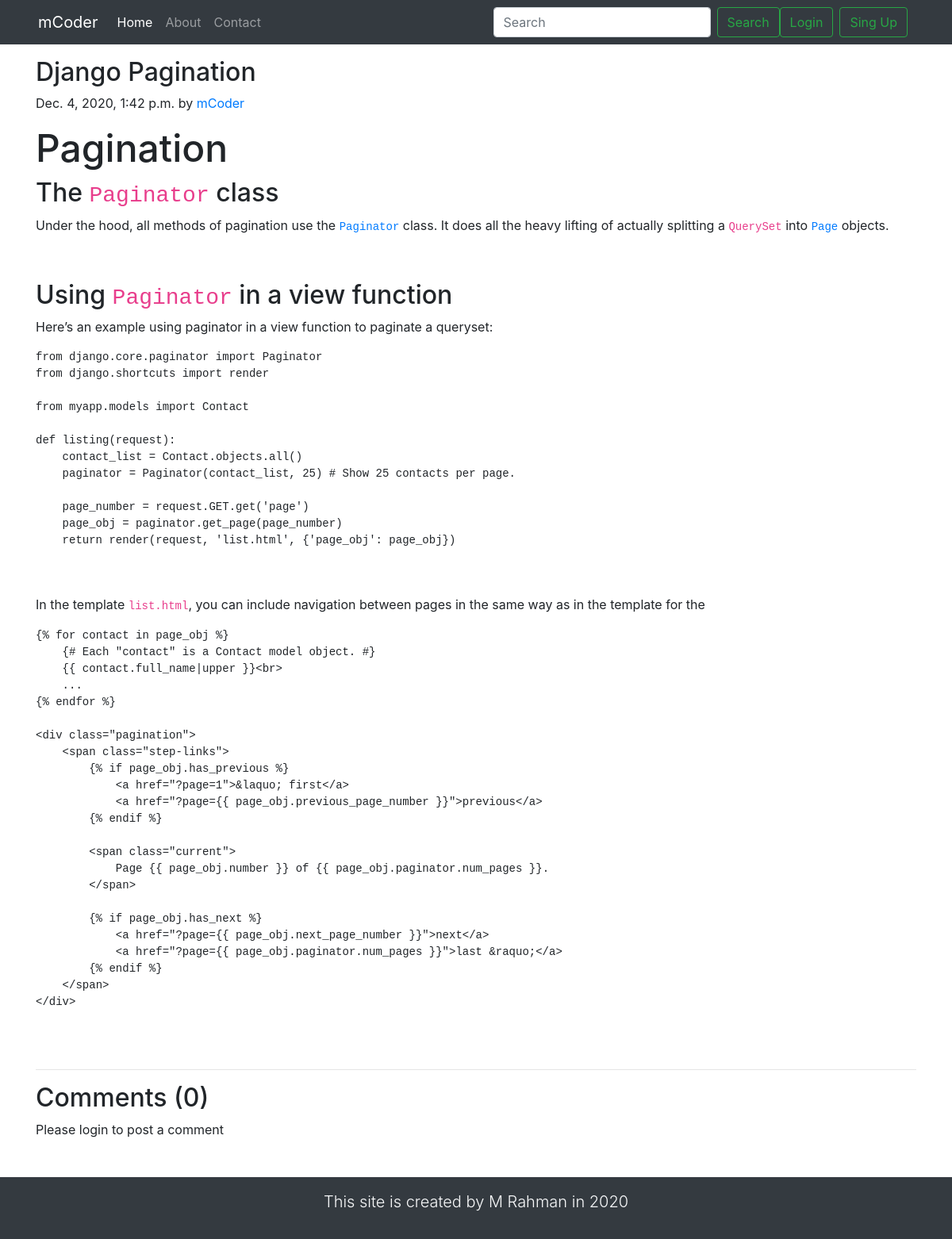
The page /blog/django_pagination_creation/ on the database as committed earlier.
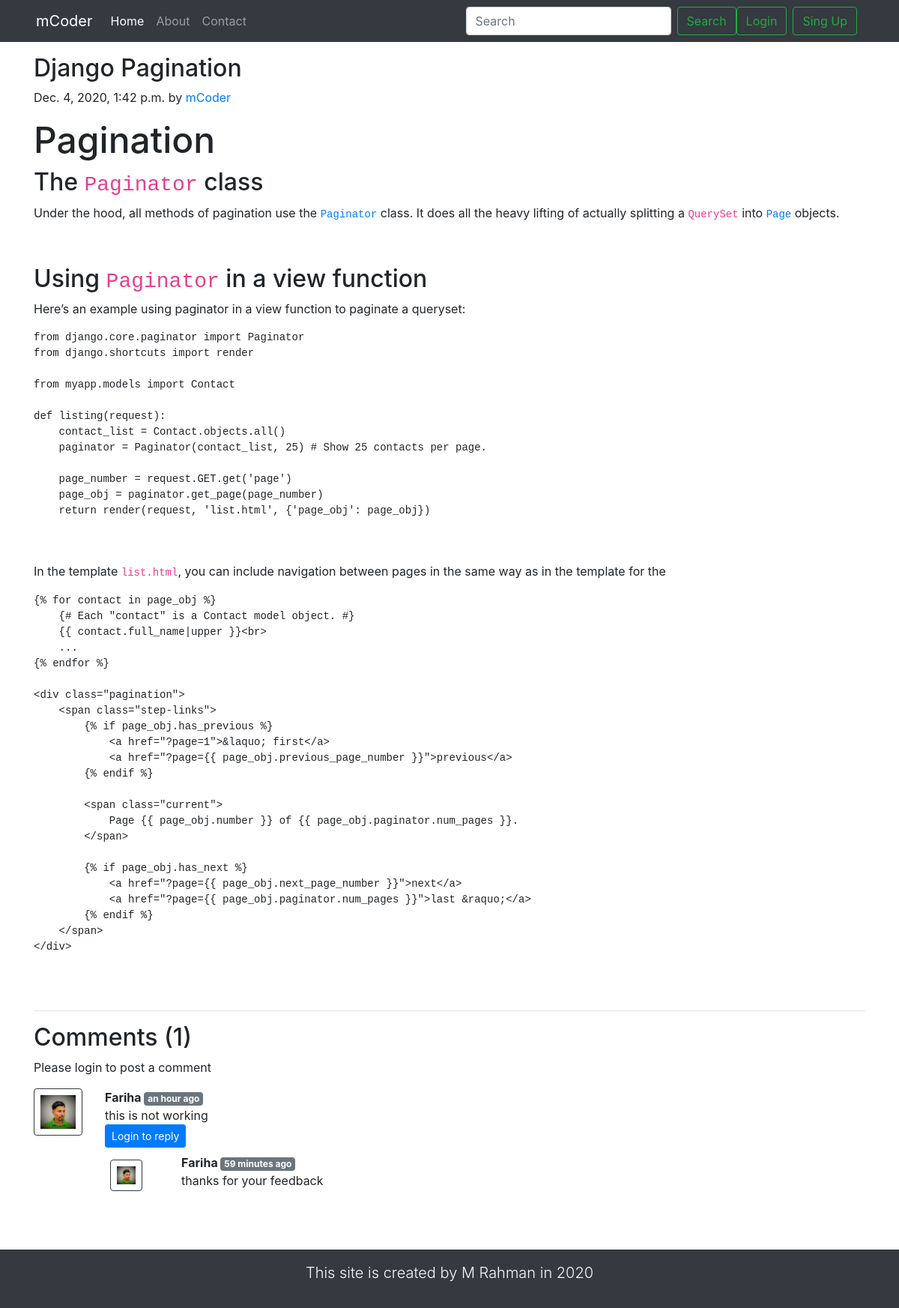
The same page on the database as committed later.
### blog/models.py (models this page shows, shortened)
class Post(models.Model):
    sno = models.AutoField(primary_key=True)
    title = models.CharField(max_length=255)
    author = models.CharField(max_length=14)
    slug = models.CharField(max_length=130)
    views = models.IntegerField(default=0)
    timeStamp = models.DateTimeField(blank=True)
    content = models.TextField()

class BlogComment(models.Model):
    sno = models.AutoField(primary_key=True)
    comment = models.TextField()
    user = models.ForeignKey(User, on_delete=models.CASCADE)
    post = models.ForeignKey(Post, on_delete=models.CASCADE)
    parent = models.ForeignKey('self', on_delete=models.CASCADE, null=True)
    timestamp = models.DateTimeField(default=now)

### blog/views.py (the view)
# urls.py: path('<str:slug>/', views.blogPost, name="blogPost"),
def blogPost(request, slug):
    post = Post.objects.filter(slug=slug).first()
    post.views = post.views + 1
    post.save()
    comments = BlogComment.objects.filter(post=post, parent=None)
    replies = BlogComment.objects.filter(post=post).exclude(parent=None)
    replyDict = {}
    for reply in replies:
        if reply.parent.sno not in replyDict.keys():
            replyDict[reply.parent.sno] = [reply]
        else:
            replyDict[reply.parent.sno].append(reply)
    context = {'post': post, 'comments': comments, 'user': request.user, 'replyDict': replyDict}
    return render(request, "blog/blogPost.html", context)

### blog/templatetags/extras.py (called while the page is built)
@register.filter(name='get_val')
def get_val(dict, key):
    return dict.get(key)

### blog/templates/blog/blogPost.html (shortened to what this page needs)
{% extends 'basic.html' %}
{% block body %}
{% load humanize %}
{% load extras %}
<div class="container my-3">
    <h2 class="blog-post-title">{{post.title}}</h2>
    <p class="blog-post-meta">{{post.timeStamp}} by <a href="/about">{{post.author}}</a></p>
    <p class="preview"> {{post.content| safe }}</p>
    <hr>
</div>
<div class="container">
    <h2> Comments ({{comments.count}}) </h2>
    <div class="my-2">
        {% if user.is_authenticated %}
        <form action="/blog/postComment/" method="post">
            {% csrf_token %}
            <div class="form-group">
                <label for="pc">Post Comment </label>
                <input type="text" class="form-control" name="comment" placeholder="Enter comment here" id="pc">
            </div>
            <input type="hidden" name="postSno" value="{{post.sno}}">
            <input type="hidden" name="parentSno" value="">
            <button type="submit" class="btn btn-primary">Submit</button>
        </form>
        {% else %}
        Please login to post a comment
        {% endif %}
    </div>
    {% for comment in comments %}
    <div class="row my-3">
        <div class="col-md-1  ">
            <img class="rounded mx-auto d-block w-100 border border-dark p-2" src="/static/img/mrahmandusp.jpg" alt="user">
        </div>
        <div class="col-md-11 ">
            <b> {{comment.user.username}} </b> <span class="badge badge-secondary ">{{comment.timestamp| naturaltime}}</span>
            <div>{{comment.comment}}</div>
            <div class="reply mx-0">
                {% if user.is_authenticated %}
                <button class="btn btn-sm btn-primary" type="button" data-toggle="collapse" data-target="#replyBox{{comment.sno}}" aria-expanded="false" aria-controls="replyBox{{comment.sno}}">
                    Reply
                </button>
                <div class="collapse" id="replyBox{{comment.sno}}">
                    <div class="card card-body my-2">
                        <form action="/blog/postComment/" method="post">
                            {% csrf_token %}
                            <div class="form-group">
                                <label for="cot">Post a reply </label>
                                <input type="text" class="form-control" name="comment" placeholder="Enter comment here" id="cot">
                                <input type="hidden" name="parentSno" value="{{comment.sno}}">
                            </div>
                            <input type="hidden" name="postSno" value="{{post.sno}}">
                            <button type="submit" class="btn btn-primary">Submit</button>
                        </form>
                    </div>
                </div>
                {% else %}
                <button class="btn btn-sm btn-primary" type="button" data-toggle="collapse" data-target="#replyBox{{comment.sno}}" aria-expanded="false" aria-controls="replyBox{{comment.sno}}">
                    Login to reply
                </button>
                {% endif %}
                <div class="replies my-2 ">
                    {% for reply in replyDict|get_val:comment.sno %}
                    <div class="row my-2">
                        <div class="col-md-1 ">
                            <img class="rounded mx-auto d-block w-75 my-2 border border-dark p-2" src="/static/img/mrahmandusp.jpg" alt="user">
                        </div>
                        <div class="col-md-11">
                            <div class="col-md-11 ">
                                <b> {{reply.user.username}} </b> <span class="badge badge-secondary ">{{reply.timestamp| naturaltime}}</span>
                                <div>{{reply.comment}}</div>
                            </div>
                            <br>
                        </div>
                    </div>
                    {% endfor %}
                </div>
            </div>
        </div>
    </div>
    {% endfor %}
</div>
{% endblock %}

### mCoder/templates/basic.html (shortened to what this page needs)
<!doctype html>
<html lang="en">
<head>
    <link rel="stylesheet" href=" /static/css/all.min.css">
  <link rel="stylesheet" href="https://stackpath.bootstrapcdn.com/bootstrap/4.2.1/css/bootstrap.min.css">
    <link rel="stylesheet" href="/static/css/prism.css">
    <link rel="stylesheet" href="/static/css/style.css">
</head>
<body>
	<nav class="navbar navbar-expand-lg navbar-dark bg-dark px-5">
    <a class="navbar-brand" href="/">mCoder</a>
    <div class="collapse navbar-collapse" id="navbarTogglerDemo03">
     <ul class="navbar-nav mr-auto mt-2 mt-lg-0">
      <li class="nav-item active">
       <a class="nav-link" href="/">Home <span class="sr-only">(current)</span></a>
     </li>
     <li class="nav-item">
       <a class="nav-link" href="/about/">About</a>
     </li>
     <li class="nav-item">
       <a class="nav-link" href="/contact/">Contact</a>
     </li>
   </ul>
   <form class="form-inline my-2 my-lg-0" method="get" action="/blog/search">
    <input class="form-control mr-sm-2" type="search" placeholder="Search" aria-label="Search" name="query">
    <button class="btn btn-outline-success my-2 my-sm-0" type="submit">Search</button>
  </form>
{% if user.is_authenticated %}
<ul class="navbar-nav mr-2">
<li class="nav-item dropdown">
<a class="nav-link dropdown-toggle" href='#' id="navbarDropdown" role="button" data-toggle="dropdown"> Welcome {{request.user}}</a>
<div class="dropdown-menu" aria-labelledby="navbarDropdown"> <a class="dropdown-item" href="/logout">Logout</a></div>
</li>
</ul>
{% else %}
<button class="btn btn-outline-success mr-2 my-sm-0" data-toggle="modal" data-target="#loginModal">Login</button>
 <button class="btn btn-outline-success mr-2 my-sm-0" data-toggle="modal" data-target="#singUpModal" >Sing Up</button>
{% endif %}
</div>
</nav>
  {% block body %}  {% endblock %}
<section class="text-center mt-5 py-3 bg-dark text-light">
  <div class="container">
    <div class="row">
      <div class="col">
        <p class="lead">This site is created by M Rahman in 2020</p>
      </div>
    </div>
  </div>
</section>
</body>
</html>

### static/css/style.css (style rules this page uses)
h1 { font-size: 3rem; }
li { list-style-type: none; }

Rows that differ between the two databases and show on the page:
added BlogComment: user.username "Fariha", timestamp "an hour ago", comment "this is not working", shown under "Comments (1)"
added BlogComment: user.username "Fariha", timestamp "59 minutes ago", comment "thanks for your feedback"
Other text that changed with them:
{{ comments.count }}: "0" → "1"
